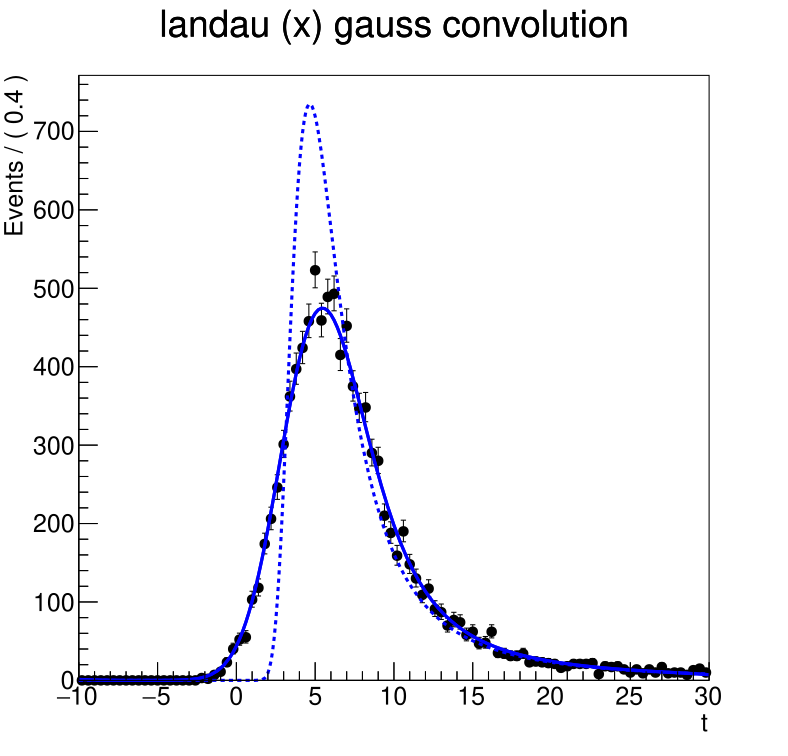

Write the Python code that produced this figure.
from ROOT import TH1F, TFile, RooRealVar, TCanvas, RooBreitWigner, RooDataHist, RooFit, RooGaussian, RooFFTConvPdf, RooLandau, kTRUE, RooArgList, RooAddPdf, TLatex, RooPolynomial, kBlack, kRed, kDashed
from numpy import random
# # # # # # # # # # # # # # # # # #
# Source absolute_path/thisroot.bat
# Create convolution PDF and fit. Extra: combine pdf with 1st order polynom
# # # # # # # # # # # # # # # # # #

# S e t u p   c o m p o n e n t   p d f s 
# ---------------------------------------
# Construct observable
t = RooRealVar("t","t",-10,30)
# Construct landau(t,ml,sl)
ml = RooRealVar("ml","mean landau",5.,-20,20)
sl = RooRealVar("sl","sigma landau",1,0.1,10)
landau = RooLandau ("lx","lx",t,ml,sl)
# Construct BW
mbw = RooRealVar("mbw","mean bw",5.,-20,20)
sbw = RooRealVar("sbw","sigma bw",1,0.1,10)
bw = RooBreitWigner("bw", "bw", t, mbw, sbw)
# Construct gauss(t,mg,sg)
mg = RooRealVar("mg","mg",0)
sg = RooRealVar("sg","sg",2,0.1,10)
gauss = RooGaussian("gauss","gauss",t,mg,sg)

# C o n s t r u c t   c o n v o l u t i o n   p d f 
# ---------------------------------------
# Set #bins to be used for FFT sampling to 10000
t.setBins(10000,"cache") 
# Construct landau (x) gauss
lxg = RooFFTConvPdf("lxg","landau (X) gauss",t,landau,gauss)
bwxg = RooFFTConvPdf("bwxg", "bw (X) gauss", t, bw, gauss)

# S a m p l e ,   f i t   a n d   p l o t   c o n v o l u t e d   p d f 
# ----------------------------------------------------------------------
# Sample 1000 events in x from gxlx
data = lxg.generate(t,10000)
data2 = bwxg.generate(t,10000)
# Fit gxlx to data
lxg.fitTo(data)
bwxg.fitTo(data2)

# Plot data, landau pdf, landau (X) gauss pdf
frame = t.frame(RooFit.Title("landau (x) gauss convolution"))
data.plotOn(frame)
lxg.plotOn(frame)
#Plot components
# ------------
# ploting only component does not work, it plots same as the convoluted function
lxg.plotOn(frame, RooFit.Components("gauss")) 
lxg.plotOn(frame, RooFit.Components("landau"))
landau.plotOn(frame,RooFit.LineStyle(kDashed))
# Draw frame on canvas
c1 = TCanvas("6.1_convolution","6.1_convolution",600,600)
#gPad->SetLeftMargin(0.15)
frame.GetYaxis().SetTitleOffset(1.4) 
frame.Draw()
c1.Print("6.1_convolution.pdf")

# Plot data, landau pdf, landau (X) gauss pdf
frame2 = t.frame(RooFit.Title("bw (x) gauss convolution"))
data2.plotOn(frame2)
bwxg.plotOn(frame2)
bwxg.plotOn(frame2,RooFit.LineStyle(kDashed), RooFit.Components(
    "gauss"))
# Draw frame on canvas
c2 = TCanvas("6.1_convolution_bw_x_gauss","6.1_convolution_bw_x_gauss",600,600)
#gPad->SetLeftMargin(0.15)
frame2.GetYaxis().SetTitleOffset(1.4) 
frame2.Draw()
c2.Print("6.1_convolution_bw_x_gauss.pdf")

# # # # EXTRA # # # #
# signal - BW x Gauss
# background - constant
# ---------------------------

# Construct the background pdf
a = [0, 0]
a[0] = RooRealVar("a0", "a0", 0.1, -2, 2)
a[1] = RooRealVar("a1", "a1", 0.1, -1, 0.2)
bkg = RooPolynomial("bkg", "bkg", t, RooArgList(a[0]))

# Construct signal+bkg PDF
frac = RooRealVar("frac", "frac", 0.2, 0, 1)
final_model = RooAddPdf("final_model", "final_model", RooArgList(bwxg, bkg), RooArgList(frac))

# Construct final model with amplitude
"""m1 = RooRealVar("m1","model amplitude", 10, 0, 100000.0) 
model_n = RooAddPdf("model_n", "model * m1", RooArgList(model), RooArgList(m1))"""

# Sample 1000 events in x from gxlx
data3 = final_model.generate(t,10000)

# Fit model
final_model.fitTo(data3)

# Plot data, landau pdf, landau (X) gauss pdf
frame3 = t.frame(RooFit.Title("landau (x) gauss on constant bkg"))
data3.plotOn(frame3)
final_model.plotOn(frame3)

# Draw frame on canvas
c3 = TCanvas("6.1_conv_and_bkg","6.1_conv_and_bkg",800,600)
#gPad->SetLeftMargin(0.15)
frame3.GetYaxis().SetTitleOffset(1.4) 
frame3.Draw()
c3.Print("6.1_conv_and_bkg.pdf")
